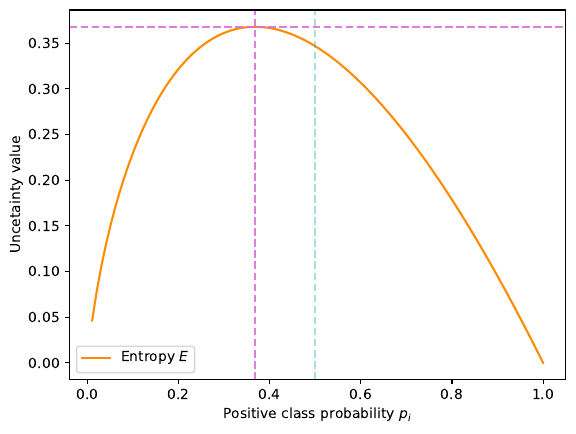

Recreate this plot in Python.
import numpy as np
import matplotlib.pyplot as plt


x = np.linspace(0, 1, 100)
y_e = -x * np.log(x) 
#y_b = -x * np.log(x) - (1-x) * np.log(1-x)

y_e_max = 1/np.e
x_e_max = 1/np.e
#y_b_max = np.max(y_b)

plt.plot(x, y_e, label='Entropy $E$', color='darkorange')
#plt.plot(x, y_b)

plt.axvline(x=0.5, color='lightseagreen', linestyle='--', alpha=0.4)
plt.axvline(x=x_e_max, color='orchid', linestyle='--', alpha=0.9)

plt.axhline(y=y_e_max, color='orchid', linestyle='--', alpha=0.9)
#plt.axhline(y=y_b_max, color='red', linestyle='--')

plt.xlabel('Positive class probability $p_i$')
plt.ylabel('Uncetainty value')
plt.legend()

# Save the plot to a PDF file
plt.savefig('entropy.pdf', format='pdf', bbox_inches='tight')

plt.show()

